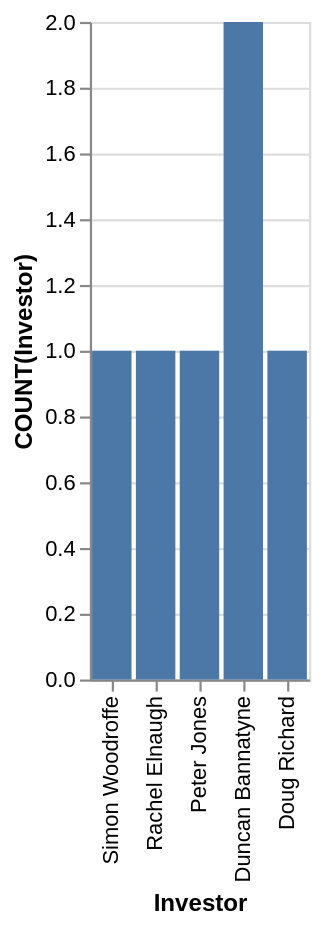

Vega-Lite specification stored for this chart:
### Vega-Lite specification from a JSON file in a GitHub repository (floating-point values rounded to 4 significant figures)
{"data": {"values": [{"x_data": "Simon Woodroffe", "y_data": 1}, {"x_data": "Rachel Elnaugh", "y_data": 1}, {"x_data": "Peter Jones", "y_data": 1}, {"x_data": "Duncan Bannatyne", "y_data": 2}, {"x_data": "Doug Richard", "y_data": 1}]}, "mark": "bar", "encoding": {"x": {"field": "x_data", "type": "nominal", "title": "Investor", "sort": "descending"}, "y": {"field": "y_data", "type": "quantitative", "title": "COUNT(Investor)"}}}
